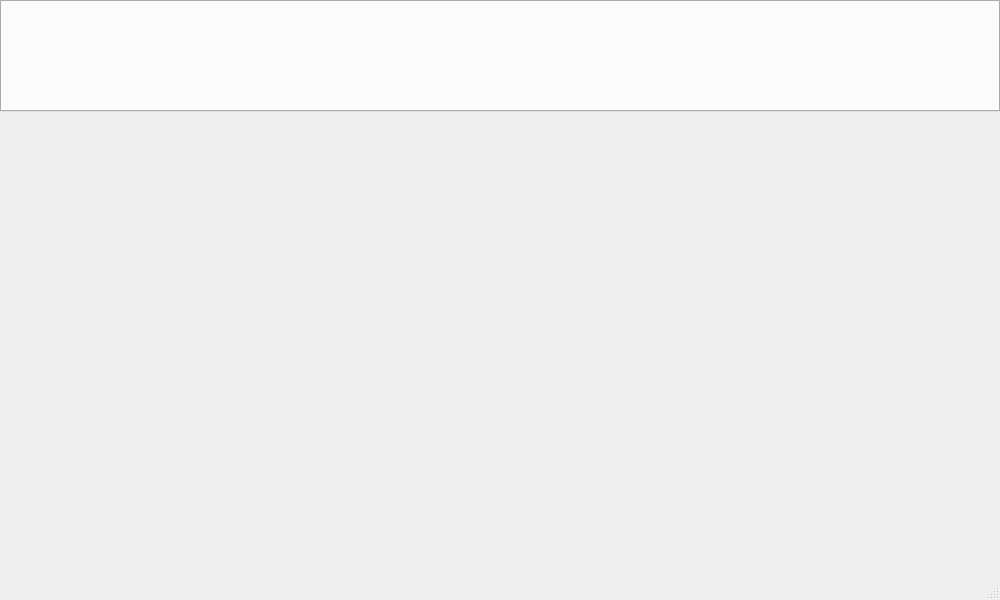
<?xml version="1.0" encoding="UTF-8"?>
<ui version="4.0">
 <class>MainWindow</class>
 <widget class="QMainWindow" name="MainWindow">
  <property name="geometry">
   <rect>
    <x>0</x>
    <y>0</y>
    <width>1000</width>
    <height>600</height>
   </rect>
  </property>
  <property name="windowTitle">
   <string>芯片整合平台</string>
  </property>
  <property name="styleSheet">
   <string notr="true"/>
  </property>
  <widget class="QWidget" name="centralwidget">
   <layout class="QVBoxLayout" name="verticalLayout">
    <property name="spacing">
     <number>0</number>
    </property>
    <property name="leftMargin">
     <number>0</number>
    </property>
    <property name="topMargin">
     <number>0</number>
    </property>
    <property name="rightMargin">
     <number>0</number>
    </property>
    <property name="bottomMargin">
     <number>0</number>
    </property>
    <item>
     <widget class="QTabWidget" name="menuTabWidget">
      <property name="sizePolicy">
       <sizepolicy hsizetype="Expanding" vsizetype="Fixed">
        <horstretch>0</horstretch>
        <verstretch>0</verstretch>
       </sizepolicy>
      </property>
      <property name="minimumSize">
       <size>
        <width>0</width>
        <height>112</height>
       </size>
      </property>
      <property name="currentIndex">
       <number>-1</number>
      </property>
     </widget>
    </item>
    <item>
     <widget class="QSplitter" name="splitter_h">
      <property name="lineWidth">
       <number>0</number>
      </property>
      <property name="orientation">
       <enum>Qt::Orientation::Horizontal</enum>
      </property>
      <property name="handleWidth">
       <number>0</number>
      </property>
      <widget class="QSplitter" name="splitter_left_v">
       <property name="minimumSize">
        <size>
         <width>100</width>
         <height>0</height>
        </size>
       </property>
       <property name="lineWidth">
        <number>0</number>
       </property>
       <property name="orientation">
        <enum>Qt::Orientation::Vertical</enum>
       </property>
       <property name="handleWidth">
        <number>0</number>
       </property>
       <widget class="QWidget" name="widget_left_up" native="true">
        <property name="styleSheet">
         <string notr="true"/>
        </property>
        <layout class="QVBoxLayout" name="verticalLayout_2">
         <property name="spacing">
          <number>0</number>
         </property>
         <property name="leftMargin">
          <number>0</number>
         </property>
         <property name="topMargin">
          <number>0</number>
         </property>
         <property name="rightMargin">
          <number>0</number>
         </property>
         <property name="bottomMargin">
          <number>0</number>
         </property>
        </layout>
       </widget>
       <widget class="QWidget" name="widget_left_middle" native="true">
        <property name="styleSheet">
         <string notr="true"/>
        </property>
        <layout class="QVBoxLayout" name="verticalLayout_3">
         <property name="spacing">
          <number>0</number>
         </property>
         <property name="leftMargin">
          <number>0</number>
         </property>
         <property name="topMargin">
          <number>0</number>
         </property>
         <property name="rightMargin">
          <number>0</number>
         </property>
         <property name="bottomMargin">
          <number>0</number>
         </property>
        </layout>
       </widget>
       <widget class="QWidget" name="widget_left_down" native="true">
        <property name="styleSheet">
         <string notr="true"/>
        </property>
        <layout class="QVBoxLayout" name="verticalLayout_4">
         <property name="spacing">
          <number>0</number>
         </property>
         <property name="leftMargin">
          <number>0</number>
         </property>
         <property name="topMargin">
          <number>0</number>
         </property>
         <property name="rightMargin">
          <number>0</number>
         </property>
         <property name="bottomMargin">
          <number>0</number>
         </property>
        </layout>
       </widget>
      </widget>
      <widget class="QSplitter" name="splitter_right_v">
       <property name="sizePolicy">
        <sizepolicy hsizetype="Preferred" vsizetype="Expanding">
         <horstretch>0</horstretch>
         <verstretch>0</verstretch>
        </sizepolicy>
       </property>
       <property name="minimumSize">
        <size>
         <width>0</width>
         <height>0</height>
        </size>
       </property>
       <property name="lineWidth">
        <number>0</number>
       </property>
       <property name="orientation">
        <enum>Qt::Orientation::Vertical</enum>
       </property>
       <property name="handleWidth">
        <number>0</number>
       </property>
       <widget class="QWidget" name="widget_right_up" native="true">
        <property name="styleSheet">
         <string notr="true"/>
        </property>
        <layout class="QVBoxLayout" name="verticalLayout_5">
         <property name="leftMargin">
          <number>0</number>
         </property>
         <property name="topMargin">
          <number>0</number>
         </property>
         <property name="rightMargin">
          <number>0</number>
         </property>
         <property name="bottomMargin">
          <number>0</number>
         </property>
        </layout>
       </widget>
       <widget class="QWidget" name="widget_right_down" native="true">
        <property name="sizePolicy">
         <sizepolicy hsizetype="Preferred" vsizetype="Preferred">
          <horstretch>0</horstretch>
          <verstretch>0</verstretch>
         </sizepolicy>
        </property>
        <property name="styleSheet">
         <string notr="true"/>
        </property>
        <layout class="QVBoxLayout" name="verticalLayout_6">
         <property name="spacing">
          <number>6</number>
         </property>
         <property name="leftMargin">
          <number>0</number>
         </property>
         <property name="topMargin">
          <number>0</number>
         </property>
         <property name="rightMargin">
          <number>0</number>
         </property>
         <property name="bottomMargin">
          <number>0</number>
         </property>
        </layout>
       </widget>
      </widget>
     </widget>
    </item>
   </layout>
  </widget>
  <widget class="QStatusBar" name="statusBar"/>
  <action name="openFolderAction">
   <property name="text">
    <string>打开文件夹</string>
   </property>
  </action>
 </widget>
 <resources/>
 <connections/>
</ui>
